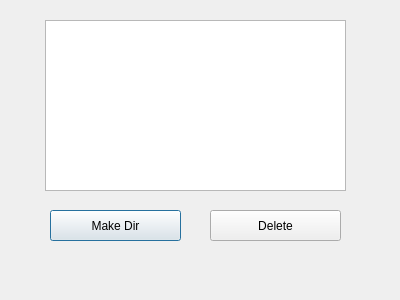
<?xml version="1.0" encoding="UTF-8"?>
<ui version="4.0">
 <class>Dialog</class>
 <widget class="QDialog" name="Dialog">
  <property name="geometry">
   <rect>
    <x>0</x>
    <y>0</y>
    <width>400</width>
    <height>300</height>
   </rect>
  </property>
  <property name="windowTitle">
   <string>Dialog</string>
  </property>
  <widget class="QTreeView" name="treeView">
   <property name="geometry">
    <rect>
     <x>45</x>
     <y>20</y>
     <width>301</width>
     <height>171</height>
    </rect>
   </property>
  </widget>
  <widget class="QPushButton" name="pushButton">
   <property name="geometry">
    <rect>
     <x>50</x>
     <y>210</y>
     <width>131</width>
     <height>31</height>
    </rect>
   </property>
   <property name="text">
    <string>Make Dir</string>
   </property>
  </widget>
  <widget class="QPushButton" name="pushButton_2">
   <property name="geometry">
    <rect>
     <x>210</x>
     <y>210</y>
     <width>131</width>
     <height>31</height>
    </rect>
   </property>
   <property name="text">
    <string>Delete</string>
   </property>
  </widget>
 </widget>
 <layoutdefault spacing="6" margin="11"/>
 <resources/>
 <connections/>
</ui>
